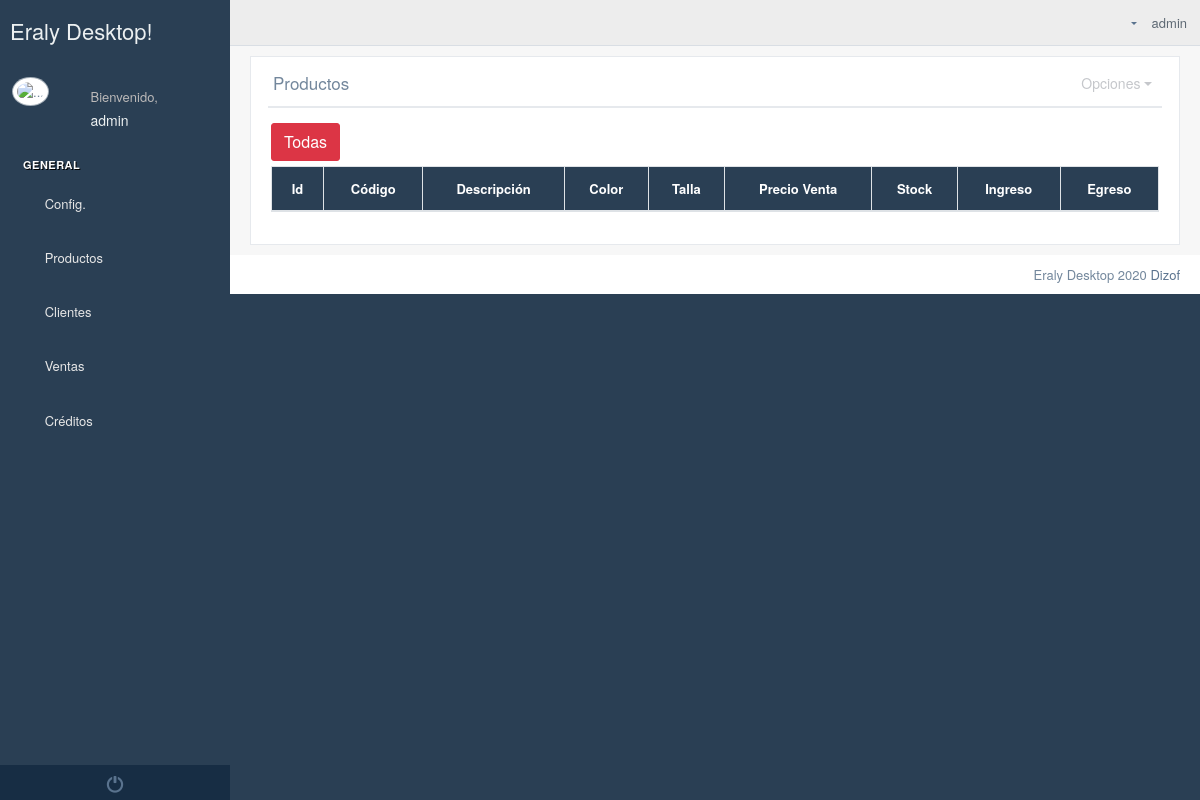
The page /inventory/ (signed in) on the database as committed earlier.
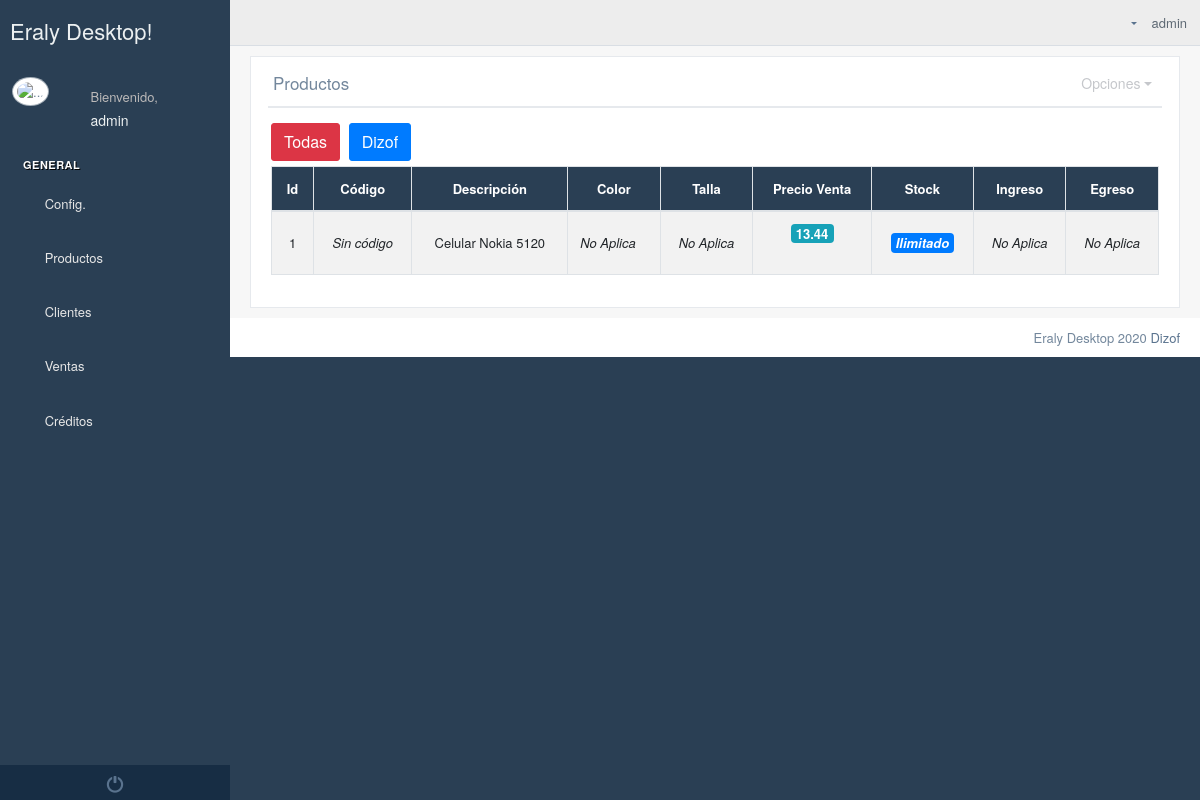
The same page on the database as committed later.
### Empresa/models.py (models this page shows, shortened)
class Establecimiento(models.Model):
    logo=models.ImageField(upload_to="logos/establecimientos",null=True,blank=True)
    banner=models.ImageField(upload_to="banner/establecimientos",null=True,blank=True)
    pie_pagina=models.ImageField(upload_to="pie/establecimientos",null=True,blank=True)
    cabecera_tienda=models.ImageField(upload_to="logos/tienda",null=True,blank=True)
    color_encabezado_documentos=models.CharField(max_length=40, default="#ffffff")
    usuario=models.ForeignKey(User,on_delete=models.CASCADE)
    ruc=models.CharField(max_length=13)
    nombreComercial=models.CharField(max_length=60)
    representateLegal=models.CharField(max_length=60)
    slug = models.SlugField(max_length=255, unique=True, blank=True)
    descripcion = RichTextUploadingField(null=True, blank=True)
    ubicacion_gps = models.CharField(max_length=300,null=True,blank=True)
    correo_electronico=models.EmailField(max_length=600,null=True,blank=True)
    web=models.CharField(max_length=400,null=True,blank=True)
    facebook=models.CharField(max_length=400,null=True,blank=True)
    instagram=models.CharField(max_length=400, null=True, blank=True)
    youtube = models.CharField(max_length=400,null=True,blank=True)

### Producto/models.py (models this page shows, shortened)
class Productos(models.Model):
    tipo=models.CharField(max_length=2, default="P")
    imagen=models.ImageField(upload_to="productos",null=True,blank=True, help_text="imagen de 100px x 100px")
    codigo=models.CharField(max_length=300, null=True,blank=True, help_text="Solo si tiene codigo interno o codigo de barras")
    establecimiento = models.ForeignKey(Establecimiento, on_delete=models.CASCADE, null=True, blank=True)
    subcategoria=models.ForeignKey(Subcategorias, on_delete=models.CASCADE)
    marca=models.ForeignKey(Marca,on_delete=models.CASCADE,null=True,blank=True)
    nombre=models.CharField(max_length=100)
    talla=models.CharField(max_length=50,null=True,blank=True)
    dimension=models.CharField(max_length=200,null=True,blank=True)
    detallesTecnicos = RichTextUploadingField(null=True,blank=True,help_text="Es opcional")
    descripcion = RichTextUploadingField()
    estado=models.BooleanField(default=True)
    hash = models.CharField(max_length=256,null=True,blank=True)
    class Meta:
        verbose_name_plural = "3. Producto "

class Precios(models.Model):
    producto=models.ForeignKey(Productos, on_delete=models.CASCADE)
    precioVenta=models.DecimalField(max_digits=9, decimal_places=2)
    iva=models.DecimalField(max_digits=9, decimal_places=2,default=0)
    total=models.DecimalField(max_digits=9, decimal_places=2,default=0)
    detalle=models.CharField(max_length=50)
    estado=models.BooleanField(default=True)
    class Meta:
        verbose_name_plural = "6. Precios Producto "

### Producto/views.py (the view)
# urls.py: path("inventory/", inventario),
def inventario(request):
    produc=Productos.objects.filter(establecimiento__usuario=request.user)
    if request.GET.get("establecimiento"):
        produc = Productos.objects.filter(establecimiento_id=request.GET.get('establecimiento'))
    if request.POST:
        print(request.POST)
        Kardex(producto_id=request.POST['producto'],tipo=request.POST['tipo'],cantidad=request.POST['cantidad'],descripcion=request.POST['detalle']).save()
        messages.add_message(request, messages.SUCCESS, "Se ha registrado nuevo ingreso en kardex..!")
    contexto={
        'productos':produc,
        'establecimientos':Establecimiento.objects.filter(usuario=request.user)
    }
    return render(request, 'producto/inventario.html',contexto)

### templates/producto/inventario.html (shortened to what the changed rows need)
{% extends 'Home/index2.html' %}
{% block contenido_index %}
{% load productosTags %}
{% load static %}
    <div class="">
        <div class="row">
            <div class="col-md-12 col-sm-12 ">
                <div class="x_panel">
                    <div class="x_title">
                        <h2>Productos <small>del establecimientos</small></h2>
                    </div>
                    <div class="x_content">
                        <div class="row">
                            <div class="col-sm-12">
                                <a class="btn btn-danger" href="/inventory/">Todas</a>
                                {% for establecimiento in establecimientos %}
                                    <a class="btn btn-primary" href="/inventory/?establecimiento={{ establecimiento.id }}">{{ establecimiento.nombreComercial }}</a>
                                {% endfor %}
                                <div class="card-box table-responsive">
                                    <table id="inventario" class="table table-striped table-bordered" style="width:100%">
                                        <thead style="background-color: #2A3F54; color: white">
                                        <tr>
                                            <th style="text-align: center">Id</th>
                                            <th style="text-align: center">Código</th>
                                            <th style="text-align: center">Descripción</th>
                                            <th style="text-align: center">Color</th>
                                            <th style="text-align: center">Talla</th>
                                            <th style="text-align: center">Precio Venta</th>
                                            <th style="text-align: center">Stock</th>
                                            <th style="text-align: center">Ingreso</th>
                                            <th style="text-align: center">Egreso</th>
                                        </tr>
                                        </thead>
                                        <tbody>
                                        {% for producto in productos %}
                                            <tr>
                                            <td style="text-align: center; vertical-align: middle">{{ producto.id }}</td>
                                            <td style="text-align: center; vertical-align: middle">{% if producto.codigo  %}{{ producto.codigo }}{% else %} <i>Sin código</i> {% endif %}</td>
                                            <td style="text-align: center; vertical-align: middle">{{ producto.nombre }}</td>
                                            <td style="text-align: justify; vertical-align: middle">
                                            {% if producto.tipo == "P" %}
                                                {% for color in producto.colores_set.all %}
                                                    <i class="fa fa-circle" style="color:{{ color.codigoColor }}"></i>
                                                    <i>{{ color }}</i>
                                                    <br>
                                                {% endfor %}
                                            {% else %}
                                                <i>No Aplica</i>
                                            {% endif %}
                                            </td>
                                            <td style="text-align: center; vertical-align: middle">
                                            {% if producto.tipo == "P" %}
                                                {% if producto.talla %}
                                                    <i>{{ producto.talla }}</i>
                                                {% else %}
                                                    <i>Sin talla</i>
                                                {% endif %}
                                            {% else %}
                                                <i>No Aplica</i>
                                            {% endif %}
                                            </td>
                                            <td style="text-align: center; vertical-align: middle">
                                                {% for precios in producto.precios_set.all %}
                                                    <span class="badge badge-info" style="font-size: 13px">{{ precios.total }}</span><br>
                                                    <br>
                                                {% endfor %}
                                            </td>
                                            <td style="text-align: center; vertical-align: middle"> <span class="badge badge-primary" style="font-size: 13px">
                                                {% if producto.tipo == "P" %}
                                                    {% stock producto.id %}
                                                {% else %}
                                                    <i>Ilimitado</i>
                                                {% endif %}
                                            </span></td>
                                            <td style="text-align: center; vertical-align: middle;">
                                                {% if producto.tipo == "P" %}
                                                <a data-toggle="modal" data-target="#ingresos"
                                                   data-producto_id="{{ producto.id }}"
                                                   data-producto="{{ producto.nombre }}"
                                                   data-tipo="I"
                                                   href="#" class="btn btn-app datos"><i class="fa fa-plus-circle"></i>Ingreso</a>
                                                {% else %}
                                                    <i>No Aplica</i>
                                                {% endif %}
                                            </td>
                                            <td style="text-align: center; vertical-align: middle;">
                                                 {% if producto.tipo == "P" %}
                                                <a href="" data-toggle="modal" data-target="#ingresos"
                                                   data-producto_id="{{ producto.id }}"
                                                   data-producto="{{ producto.nombre }}"
                                                   data-tipo="E"
                                                   class="btn btn-app datos">
                                                    <i class="fa fa-minus-circle"></i>Egreso</a>
                                                 {% else %}
                                                    <i>No Aplica</i>
                                                {% endif %}
                                            </td>
                                        </tr>
                                        {% endfor %}
                                        </tbody>
                                    </table>
                                </div>
                            </div>
                        </div>
                    </div>
                </div>
            </div>
        </div>
    </div>
{% endblock %}

Rows that differ between the two databases and show on the page:
added Establecimiento: nombreComercial "Dizof"
added Productos: id "1", shows "Sin código", nombre "Celular Nokia 5120", tipo "No Aplica"
added Precios: total "13.44"
